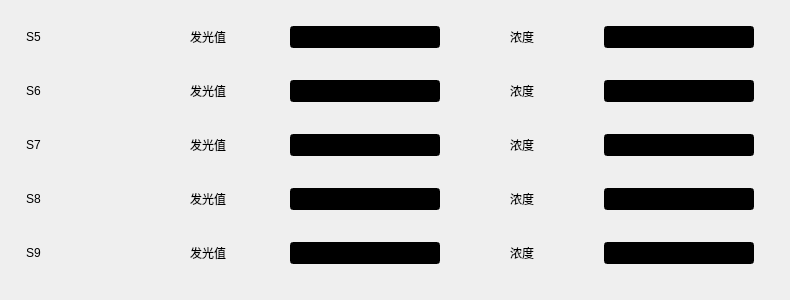
    <widget class="QWidget" name="page_2">
     <widget class="QWidget" name="layoutWidget_2">
      <property name="geometry">
       <rect>
        <x>0</x>
        <y>0</y>
        <width>781</width>
        <height>291</height>
       </rect>
      </property>
      <layout class="QGridLayout" name="gridLayout_3">
       <item row="0" column="0">
        <widget class="QLabel" name="label_42">
         <property name="sizePolicy">
          <sizepolicy hsizetype="Preferred" vsizetype="Preferred">
           <horstretch>0</horstretch>
           <verstretch>0</verstretch>
          </sizepolicy>
         </property>
         <property name="minimumSize">
          <size>
           <width>100</width>
           <height>0</height>
          </size>
         </property>
         <property name="maximumSize">
          <size>
           <width>100</width>
           <height>16777215</height>
          </size>
         </property>
         <property name="styleSheet">
          <string notr="true">font: 20pt &quot;宋体&quot;;</string>
         </property>
         <property name="text">
          <string>S5</string>
         </property>
        </widget>
       </item>
       <item row="0" column="1">
        <widget class="QLabel" name="label_21">
         <property name="minimumSize">
          <size>
           <width>100</width>
           <height>0</height>
          </size>
         </property>
         <property name="maximumSize">
          <size>
           <width>100</width>
           <height>16777215</height>
          </size>
         </property>
         <property name="styleSheet">
          <string notr="true">font: 20pt &quot;宋体&quot;;</string>
         </property>
         <property name="text">
          <string>&lt;html&gt;&lt;head/&gt;&lt;body&gt;&lt;p align=&quot;center&quot;&gt;发光值&lt;/p&gt;&lt;/body&gt;&lt;/html&gt;</string>
         </property>
        </widget>
       </item>
       <item row="0" column="2">
        <widget class="QLineEdit" name="paraLine_21">
         <property name="sizePolicy">
          <sizepolicy hsizetype="Preferred" vsizetype="Fixed">
           <horstretch>0</horstretch>
           <verstretch>0</verstretch>
          </sizepolicy>
         </property>
         <property name="minimumSize">
          <size>
           <width>150</width>
           <height>0</height>
          </size>
         </property>
         <property name="maximumSize">
          <size>
           <width>150</width>
           <height>16777215</height>
          </size>
         </property>
         <property name="styleSheet">
          <string notr="true">font: 20pt &quot;宋体&quot;;
color: rgb(255, 255, 255);
background-color: rgb(0, 0, 0);</string>
         </property>
         <property name="inputMethodHints">
          <set>Qt::ImhDigitsOnly</set>
         </property>
        </widget>
       </item>
       <item row="0" column="3">
        <widget class="QLabel" name="label_43">
         <property name="minimumSize">
          <size>
           <width>100</width>
           <height>0</height>
          </size>
         </property>
         <property name="maximumSize">
          <size>
           <width>100</width>
           <height>16777215</height>
          </size>
         </property>
         <property name="styleSheet">
          <string notr="true">font: 20pt &quot;宋体&quot;;</string>
         </property>
         <property name="text">
          <string>&lt;html&gt;&lt;head/&gt;&lt;body&gt;&lt;p align=&quot;center&quot;&gt;浓度&lt;/p&gt;&lt;/body&gt;&lt;/html&gt;</string>
         </property>
        </widget>
       </item>
       <item row="0" column="4">
        <widget class="QLineEdit" name="paraLine_22">
         <property name="sizePolicy">
          <sizepolicy hsizetype="Preferred" vsizetype="Fixed">
           <horstretch>0</horstretch>
           <verstretch>0</verstretch>
          </sizepolicy>
         </property>
         <property name="minimumSize">
          <size>
           <width>150</width>
           <height>0</height>
          </size>
         </property>
         <property name="maximumSize">
          <size>
           <width>150</width>
           <height>16777215</height>
          </size>
         </property>
         <property name="styleSheet">
          <string notr="true">font: 20pt &quot;宋体&quot;;
color: rgb(255, 255, 255);
background-color: rgb(0, 0, 0);</string>
         </property>
         <property name="inputMethodHints">
          <set>Qt::ImhDigitsOnly</set>
         </property>
        </widget>
       </item>
       <item row="1" column="0">
        <widget class="QLabel" name="label_44">
         <property name="sizePolicy">
          <sizepolicy hsizetype="Preferred" vsizetype="Preferred">
           <horstretch>0</horstretch>
           <verstretch>0</verstretch>
          </sizepolicy>
         </property>
         <property name="minimumSize">
          <size>
           <width>100</width>
           <height>0</height>
          </size>
         </property>
         <property name="maximumSize">
          <size>
           <width>100</width>
           <height>16777215</height>
          </size>
         </property>
         <property name="styleSheet">
          <string notr="true">font: 20pt &quot;宋体&quot;;</string>
         </property>
         <property name="text">
          <string>S6</string>
         </property>
        </widget>
       </item>
       <item row="1" column="1">
        <widget class="QLabel" name="label_22">
         <property name="minimumSize">
          <size>
           <width>100</width>
           <height>0</height>
          </size>
         </property>
         <property name="maximumSize">
          <size>
           <width>100</width>
           <height>16777215</height>
          </size>
         </property>
         <property name="styleSheet">
          <string notr="true">font: 20pt &quot;宋体&quot;;</string>
         </property>
         <property name="text">
          <string>&lt;html&gt;&lt;head/&gt;&lt;body&gt;&lt;p align=&quot;center&quot;&gt;发光值&lt;/p&gt;&lt;/body&gt;&lt;/html&gt;</string>
         </property>
        </widget>
       </item>
       <item row="1" column="2">
        <widget class="QLineEdit" name="paraLine_23">
         <property name="sizePolicy">
          <sizepolicy hsizetype="Preferred" vsizetype="Fixed">
           <horstretch>0</horstretch>
           <verstretch>0</verstretch>
          </sizepolicy>
         </property>
         <property name="minimumSize">
          <size>
           <width>150</width>
           <height>0</height>
          </size>
         </property>
         <property name="maximumSize">
          <size>
           <width>150</width>
           <height>16777215</height>
          </size>
         </property>
         <property name="styleSheet">
          <string notr="true">font: 20pt &quot;宋体&quot;;
color: rgb(255, 255, 255);
background-color: rgb(0, 0, 0);</string>
         </property>
         <property name="inputMethodHints">
          <set>Qt::ImhDigitsOnly</set>
         </property>
        </widget>
       </item>
       <item row="1" column="3">
        <widget class="QLabel" name="label_45">
         <property name="minimumSize">
          <size>
           <width>100</width>
           <height>0</height>
          </size>
         </property>
         <property name="maximumSize">
          <size>
           <width>100</width>
           <height>16777215</height>
          </size>
         </property>
         <property name="styleSheet">
          <string notr="true">font: 20pt &quot;宋体&quot;;</string>
         </property>
         <property name="text">
          <string>&lt;html&gt;&lt;head/&gt;&lt;body&gt;&lt;p align=&quot;center&quot;&gt;浓度&lt;/p&gt;&lt;/body&gt;&lt;/html&gt;</string>
         </property>
        </widget>
       </item>
       <item row="1" column="4">
        <widget class="QLineEdit" name="paraLine_24">
         <property name="sizePolicy">
          <sizepolicy hsizetype="Preferred" vsizetype="Fixed">
           <horstretch>0</horstretch>
           <verstretch>0</verstretch>
          </sizepolicy>
         </property>
         <property name="minimumSize">
          <size>
           <width>150</width>
           <height>0</height>
          </size>
         </property>
         <property name="maximumSize">
          <size>
           <width>150</width>
           <height>16777215</height>
          </size>
         </property>
         <property name="styleSheet">
          <string notr="true">font: 20pt &quot;宋体&quot;;
color: rgb(255, 255, 255);
background-color: rgb(0, 0, 0);</string>
         </property>
         <property name="inputMethodHints">
          <set>Qt::ImhDigitsOnly</set>
         </property>
        </widget>
       </item>
       <item row="2" column="0">
        <widget class="QLabel" name="label_46">
         <property name="sizePolicy">
          <sizepolicy hsizetype="Preferred" vsizetype="Preferred">
           <horstretch>0</horstretch>
           <verstretch>0</verstretch>
          </sizepolicy>
         </property>
         <property name="minimumSize">
          <size>
           <width>100</width>
           <height>0</height>
          </size>
         </property>
         <property name="maximumSize">
          <size>
           <width>100</width>
           <height>16777215</height>
          </size>
         </property>
         <property name="styleSheet">
          <string notr="true">font: 20pt &quot;宋体&quot;;</string>
         </property>
         <property name="text">
          <string>S7</string>
         </property>
        </widget>
       </item>
       <item row="2" column="1">
        <widget class="QLabel" name="label_23">
         <property name="minimumSize">
          <size>
           <width>100</width>
           <height>0</height>
          </size>
         </property>
         <property name="maximumSize">
          <size>
           <width>100</width>
           <height>16777215</height>
          </size>
         </property>
         <property name="styleSheet">
          <string notr="true">font: 20pt &quot;宋体&quot;;</string>
         </property>
         <property name="text">
          <string>&lt;html&gt;&lt;head/&gt;&lt;body&gt;&lt;p align=&quot;center&quot;&gt;发光值&lt;/p&gt;&lt;/body&gt;&lt;/html&gt;</string>
         </property>
        </widget>
       </item>
       <item row="2" column="2">
        <widget class="QLineEdit" name="paraLine_25">
         <property name="sizePolicy">
          <sizepolicy hsizetype="Preferred" vsizetype="Fixed">
           <horstretch>0</horstretch>
           <verstretch>0</verstretch>
          </sizepolicy>
         </property>
         <property name="minimumSize">
          <size>
           <width>150</width>
           <height>0</height>
          </size>
         </property>
         <property name="maximumSize">
          <size>
           <width>150</width>
           <height>16777215</height>
          </size>
         </property>
         <property name="styleSheet">
          <string notr="true">font: 20pt &quot;宋体&quot;;
color: rgb(255, 255, 255);
background-color: rgb(0, 0, 0);</string>
         </property>
         <property name="inputMethodHints">
          <set>Qt::ImhDigitsOnly</set>
         </property>
        </widget>
       </item>
       <item row="2" column="3">
        <widget class="QLabel" name="label_47">
         <property name="minimumSize">
          <size>
           <width>100</width>
           <height>0</height>
          </size>
         </property>
         <property name="maximumSize">
          <size>
           <width>100</width>
           <height>16777215</height>
          </size>
         </property>
         <property name="styleSheet">
          <string notr="true">font: 20pt &quot;宋体&quot;;</string>
         </property>
         <property name="text">
          <string>&lt;html&gt;&lt;head/&gt;&lt;body&gt;&lt;p align=&quot;center&quot;&gt;浓度&lt;/p&gt;&lt;/body&gt;&lt;/html&gt;</string>
         </property>
        </widget>
       </item>
       <item row="2" column="4">
        <widget class="QLineEdit" name="paraLine_26">
         <property name="sizePolicy">
          <sizepolicy hsizetype="Preferred" vsizetype="Fixed">
           <horstretch>0</horstretch>
           <verstretch>0</verstretch>
          </sizepolicy>
         </property>
         <property name="minimumSize">
          <size>
           <width>150</width>
           <height>0</height>
          </size>
         </property>
         <property name="maximumSize">
          <size>
           <width>150</width>
           <height>16777215</height>
          </size>
         </property>
         <property name="styleSheet">
          <string notr="true">font: 20pt &quot;宋体&quot;;
color: rgb(255, 255, 255);
background-color: rgb(0, 0, 0);</string>
         </property>
         <property name="inputMethodHints">
          <set>Qt::ImhDigitsOnly</set>
         </property>
        </widget>
       </item>
       <item row="3" column="0">
        <widget class="QLabel" name="label_48">
         <property name="sizePolicy">
          <sizepolicy hsizetype="Preferred" vsizetype="Preferred">
           <horstretch>0</horstretch>
           <verstretch>0</verstretch>
          </sizepolicy>
         </property>
         <property name="minimumSize">
          <size>
           <width>100</width>
           <height>0</height>
          </size>
         </property>
         <property name="maximumSize">
          <size>
           <width>100</width>
           <height>16777215</height>
          </size>
         </property>
         <property name="styleSheet">
          <string notr="true">font: 20pt &quot;宋体&quot;;</string>
         </property>
         <property name="text">
          <string>S8</string>
         </property>
        </widget>
       </item>
       <item row="3" column="1">
        <widget class="QLabel" name="label_24">
         <property name="minimumSize">
          <size>
           <width>100</width>
           <height>0</height>
          </size>
         </property>
         <property name="maximumSize">
          <size>
           <width>100</width>
           <height>16777215</height>
          </size>
         </property>
         <property name="styleSheet">
          <string notr="true">font: 20pt &quot;宋体&quot;;</string>
         </property>
         <property name="text">
          <string>&lt;html&gt;&lt;head/&gt;&lt;body&gt;&lt;p align=&quot;center&quot;&gt;发光值&lt;/p&gt;&lt;/body&gt;&lt;/html&gt;</string>
         </property>
        </widget>
       </item>
       <item row="3" column="2">
        <widget class="QLineEdit" name="paraLine_27">
         <property name="sizePolicy">
          <sizepolicy hsizetype="Preferred" vsizetype="Fixed">
           <horstretch>0</horstretch>
           <verstretch>0</verstretch>
          </sizepolicy>
         </property>
         <property name="minimumSize">
          <size>
           <width>150</width>
           <height>0</height>
          </size>
         </property>
         <property name="maximumSize">
          <size>
           <width>150</width>
           <height>16777215</height>
          </size>
         </property>
         <property name="styleSheet">
          <string notr="true">font: 20pt &quot;宋体&quot;;
color: rgb(255, 255, 255);
background-color: rgb(0, 0, 0);</string>
         </property>
         <property name="inputMethodHints">
          <set>Qt::ImhDigitsOnly</set>
         </property>
        </widget>
       </item>
       <item row="3" column="3">
        <widget class="QLabel" name="label_49">
         <property name="minimumSize">
          <size>
           <width>100</width>
           <height>0</height>
          </size>
         </property>
         <property name="maximumSize">
          <size>
           <width>100</width>
           <height>16777215</height>
          </size>
         </property>
         <property name="styleSheet">
          <string notr="true">font: 20pt &quot;宋体&quot;;</string>
         </property>
         <property name="text">
          <string>&lt;html&gt;&lt;head/&gt;&lt;body&gt;&lt;p align=&quot;center&quot;&gt;浓度&lt;/p&gt;&lt;/body&gt;&lt;/html&gt;</string>
         </property>
        </widget>
       </item>
       <item row="3" column="4">
        <widget class="QLineEdit" name="paraLine_28">
         <property name="sizePolicy">
          <sizepolicy hsizetype="Preferred" vsizetype="Fixed">
           <horstretch>0</horstretch>
           <verstretch>0</verstretch>
          </sizepolicy>
         </property>
         <property name="minimumSize">
          <size>
           <width>150</width>
           <height>0</height>
          </size>
         </property>
         <property name="maximumSize">
          <size>
           <width>150</width>
           <height>16777215</height>
          </size>
         </property>
         <property name="styleSheet">
          <string notr="true">font: 20pt &quot;宋体&quot;;
color: rgb(255, 255, 255);
background-color: rgb(0, 0, 0);</string>
         </property>
         <property name="inputMethodHints">
          <set>Qt::ImhDigitsOnly</set>
         </property>
        </widget>
       </item>
       <item row="4" column="0">
        <widget class="QLabel" name="label_50">
         <property name="sizePolicy">
          <sizepolicy hsizetype="Preferred" vsizetype="Preferred">
           <horstretch>0</horstretch>
           <verstretch>0</verstretch>
          </sizepolicy>
         </property>
         <property name="minimumSize">
          <size>
           <width>100</width>
           <height>0</height>
          </size>
         </property>
         <property name="maximumSize">
          <size>
           <width>100</width>
           <height>16777215</height>
          </size>
         </property>
         <property name="styleSheet">
          <string notr="true">font: 20pt &quot;宋体&quot;;</string>
         </property>
         <property name="text">
          <string>S9</string>
         </property>
        </widget>
       </item>
       <item row="4" column="1">
        <widget class="QLabel" name="label_51">
         <property name="minimumSize">
          <size>
           <width>100</width>
           <height>0</height>
          </size>
         </property>
         <property name="maximumSize">
          <size>
           <width>100</width>
           <height>16777215</height>
          </size>
         </property>
         <property name="styleSheet">
          <string notr="true">font: 20pt &quot;宋体&quot;;</string>
         </property>
         <property name="text">
          <string>&lt;html&gt;&lt;head/&gt;&lt;body&gt;&lt;p align=&quot;center&quot;&gt;发光值&lt;/p&gt;&lt;/body&gt;&lt;/html&gt;</string>
         </property>
        </widget>
       </item>
       <item row="4" column="2">
        <widget class="QLineEdit" name="paraLine_29">
         <property name="sizePolicy">
          <sizepolicy hsizetype="Preferred" vsizetype="Fixed">
           <horstretch>0</horstretch>
           <verstretch>0</verstretch>
          </sizepolicy>
         </property>
         <property name="minimumSize">
          <size>
           <width>150</width>
           <height>0</height>
          </size>
         </property>
         <property name="maximumSize">
          <size>
           <width>150</width>
           <height>16777215</height>
          </size>
         </property>
         <property name="styleSheet">
          <string notr="true">font: 20pt &quot;宋体&quot;;
color: rgb(255, 255, 255);
background-color: rgb(0, 0, 0);</string>
         </property>
         <property name="inputMethodHints">
          <set>Qt::ImhDigitsOnly</set>
         </property>
        </widget>
       </item>
       <item row="4" column="3">
        <widget class="QLabel" name="label_52">
         <property name="minimumSize">
          <size>
           <width>100</width>
           <height>0</height>
          </size>
         </property>
         <property name="maximumSize">
          <size>
           <width>100</width>
           <height>16777215</height>
          </size>
         </property>
         <property name="styleSheet">
          <string notr="true">font: 20pt &quot;宋体&quot;;</string>
         </property>
         <property name="text">
          <string>&lt;html&gt;&lt;head/&gt;&lt;body&gt;&lt;p align=&quot;center&quot;&gt;浓度&lt;/p&gt;&lt;/body&gt;&lt;/html&gt;</string>
         </property>
        </widget>
       </item>
       <item row="4" column="4">
        <widget class="QLineEdit" name="paraLine_30">
         <property name="sizePolicy">
          <sizepolicy hsizetype="Preferred" vsizetype="Fixed">
           <horstretch>0</horstretch>
           <verstretch>0</verstretch>
          </sizepolicy>
         </property>
         <property name="minimumSize">
          <size>
           <width>150</width>
           <height>0</height>
          </size>
         </property>
         <property name="maximumSize">
          <size>
           <width>150</width>
           <height>16777215</height>
          </size>
         </property>
         <property name="styleSheet">
          <string notr="true">font: 20pt &quot;宋体&quot;;
color: rgb(255, 255, 255);
background-color: rgb(0, 0, 0);</string>
         </property>
         <property name="inputMethodHints">
          <set>Qt::ImhDigitsOnly</set>
         </property>
        </widget>
       </item>
      </layout>
     </widget>
    </widget>
